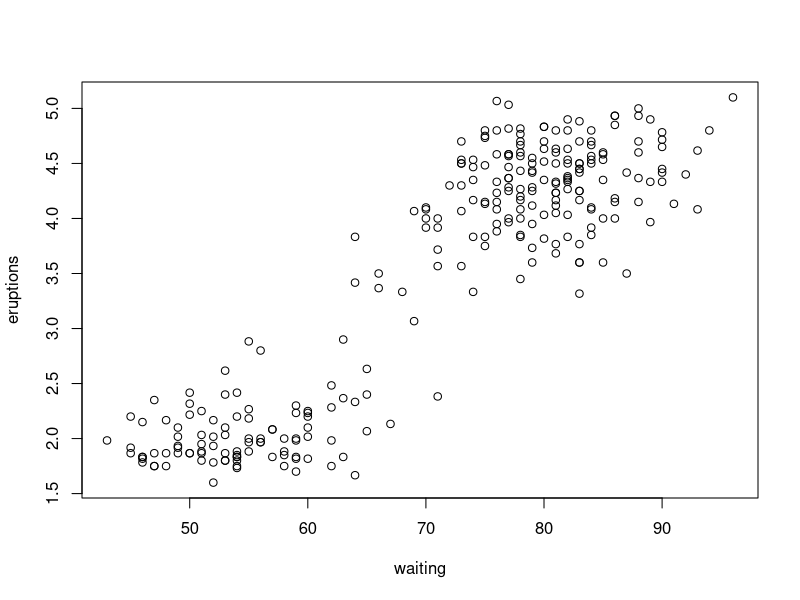

Write R code to recreate this figure.
#DATA ANALYSIS

#Key:
  #lm = linear model, glm = generalized linear model, aov = analysis of variance
  #coef = coefficients, residuals = residuals (not helpful),
  #fitted = fitted values, confint = conf interval
  #t.test, TukeyHSD = Tukey's honest significant difference, predict = predicated values

#1: LINEAR MODELING
if(FALSE){
  lm1 <- lm(trees$Volume ~ trees$Height + trees$Girth)
  summary(lm1)
  plot(lm1)
  
  head(mtcars)
  lm2 <- lm(mpg ~ cyl + disp + hp + wt, data=mtcars) #This class does not deal with collinearity
  summary(lm2) #Cars with higher horse power may also have higher engine displacement
  plot(lm2)
}
  
#2: Analysis of Variance
if(FALSE){
  boxplot(Speed ~ Expt, data=morley)
  a <- aov(Speed ~ Expt, data=morley)
  summary(a)
  qqnorm(residuals(a))
  qqline(residuals(a))
  plot(fitted(a), residuals(a))
  abline(h=0) #median line
}

#3: The R coef Function
if(FALSE){
  head(trees)
  lv <- log(trees$Volume)
  lg <- log(trees$Girth)
  lmf <- lm(lv ~ lg + trees$Height)
  #summary(lmf)
  x <- coef(lmf)
  x #all coefficients
  #x[1] #intercept
  #x[-1] #all coefficients but the intercept
}

#4: The R fitted Function
if(FALSE){
  head(mtcars)
  lmf <- lm(mpg ~ disp, data=mtcars)
  fitted(lmf)
  plot(fitted(lmf), residuals(lmf))
  abline(h=0, col="red") #ideally, all the residuals would be close to zero for every i of fitted value
  #I surprisingly understand what happened in this section.
}

#5: The R residuals Function
if(FALSE){
  lmf <- lm(mtcars$mpg ~ mtcars$disp)
  residuals(lmf)
  summary(lmf)
  plot(fitted(lmf), residuals(lmf))
  abline(h=0, col="red")
  histogram(residuals(lmf), col="NA")
  qqnorm(residuals(lmf)) #a good model would be a straight line. Not the best model.
}

#6: The Variance-Covariance Matrix
if(FALSE){
  #trees built in dataset
  lmf <- lm(Volume ~ Girth + Height, data=trees)
  vcov(lmf) #The main diagonal represents the variances.
  #Upper triangle and lower triangle are the same, they are the covariance values.
}

#7: Confidence Intervals:
if(FALSE){
  ?faithful
  plot(faithful$eruptions, faithful$waiting)
  lme <- lm(eruptions ~ waiting, data=faithful)
  summary(lme)
  
  ci <- confint(lme, level=0.95)
  ci
  lower_est = ci[1] + ci[2]*50 #prediciting 50 mins
  upper_est = ci[3] + ci[4]*50
  print(lower_est)
  print(upper_est)
  #Predicting a wait time of 50 minutes, the eruption will last between 1.37 mins and 2.44 mins with a .95 conf
}

#8: Fitting Generalized Linear Models
if(FALSE){
  #predict number of cylinders based on mpg, disp, hp
  head(mtcars) #n=32 so small dataset
  m <- glm(cyl ~ disp + hp, data=mtcars, family=poisson)
  params <- data.frame(hp=110, disp=160) #Parameters are here
  predict(m, params, type="response")
}

#9: Plotting Linear Models
if(FALSE){
  library(ggplot2)
  head(faithful)
  plot(faithful$eruptions, faithful$waiting)
  qplot(eruptions, waiting, data=faithful, color=waiting, size=eruptions) #color and size based on x and y values
  qplot(eruptions, waiting, data=faithful, color=waiting, size=eruptions, 
        geom=c("point", "smooth"), method="lm") + coord_flip()#color and size based on x and y values
}

#10: T-Test
if(FALSE){
  r <- rnorm(100, 1000, 100)
  summary(r)
  tt <- t.test(r, mu=1000)
  str(tt)
  tt
  
  tt2 <- t.test(r, mu=1000, alternative="greater")
  tt2
}

#11: The TukeyHSD Test
if(FALSE){
  head(morley)
  table(morley$Expt)
  a <- aov(Speed ~ factor(Expt), data=morley)
  summary(a)
  TukeyHSD(a)
  plot(TukeyHSD(a))
}

#12: The predict Function
if(TRUE){
  head(faithful)
  plot(eruptions ~ waiting, data=faithful)
  lme <- lm(eruptions ~ waiting, data=faithful)
  dfe <- data.frame(waiting=50) #This is the parameter for the predict function.
  summary(lme)
  predict(lme, dfe, interval = "predict", level = 0.95)
}